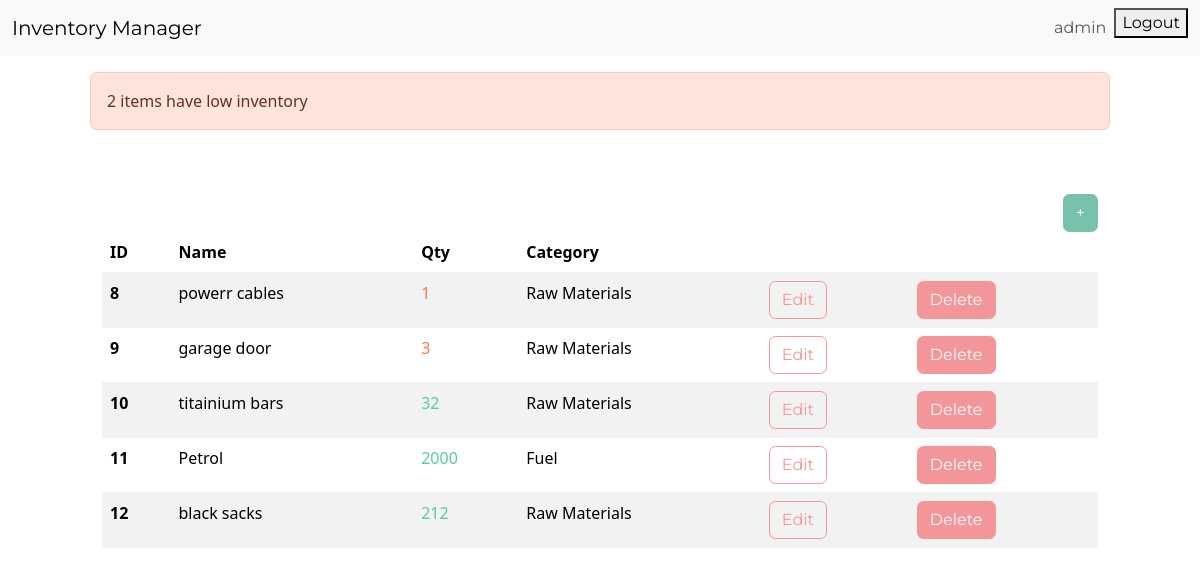
Page /dashboard/ (signed in) on the earlier database version.
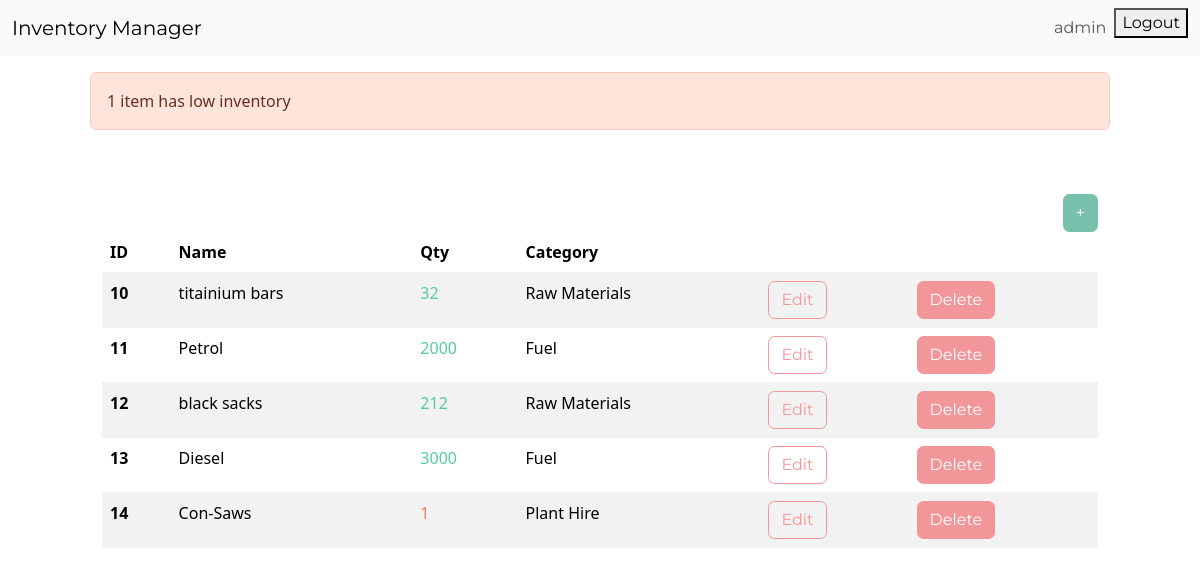
Same page on the later database version.
### inventory/models.py (models this page shows, shortened)
class InventoryItem(models.Model):
	name = models.CharField(max_length=200)
	quantity = models.IntegerField()
	category = models.ForeignKey('Category', on_delete=models.SET_NULL, blank=True, null=True)
	date_created = models.DateTimeField(auto_now_add=True)
	user = models.ForeignKey(User, on_delete=models.CASCADE)

class Category(models.Model):
	name = models.CharField(max_length=200)
	class Meta:
		verbose_name_plural = 'categories'

### inventory/views.py (the view)
# urls.py: path('dashboard/', Dashboard.as_view(), name='dashboard'),
class Dashboard(LoginRequiredMixin, View):
	def get(self, request):
		items = InventoryItem.objects.filter(user=self.request.user.id).order_by('id')
		low_inventory = InventoryItem.objects.filter(
			user=self.request.user.id,
			quantity__lte=LOW_QUANTITY
		)
		if low_inventory.count() > 0:
			if low_inventory.count() > 1:
				messages.error(request, f'{low_inventory.count()} items have low inventory')
			else:
				messages.error(request, f'{low_inventory.count()} item has low inventory')
		low_inventory_ids = InventoryItem.objects.filter(
			user=self.request.user.id,
			quantity__lte=LOW_QUANTITY
		).values_list('id', flat=True)
		return render(request, 'inventory/dashboard.html', {'items': items, 'low_inventory_ids': low_inventory_ids})

### inventory/templates/inventory/dashboard.html (shortened to what this page needs)
{% extends 'inventory/base.html' %}
{% block content %}
	{% if messages %}
		<div class="row mt-3">
			{% for message in messages %}
				{% if message.tags == 'error' %}
					<div class="col-md-10 col-12 mx-auto alert alert-danger">
						{{ message }}
					</div>
				{% else %}
					<div class="col-md-10 col-12 mx-auto alert alert-success" style="background-color: green; color: white;">
						{{ message }}
					</div>
				{% endif %}
			{% endfor %}
		</div>
	{% endif %}
	<div class="row">
		<div class="col-md-10 col-12 mx-auto mt-5">
			<div class="d-flex justify-content-end">
				<a href="{% url 'add-item' %}" class="btn btn-primary">+</a>
			</div>
			<table class="table table-hover table-striped">
				<thead>
					<tr>
						<th scope="col">ID</th>
						<th scope="col">Name</th>
						<th scope="col">Qty</th>
						<th scope="col">Category</th>
						<th scope="col"></th>
						<th scope="col"></th>
					</tr>
				</thead>
				<tbody>
					{% for item in items %}
					<tr>
						<th scope="row">{{ item.id }}</th>
						<td>{{ item.name }}</td>
						{% if item.id in low_inventory_ids %}
							<td class="text-danger">{{ item.quantity }}</td>
						{% else %}
							<td class="text-success">{{ item.quantity }}</td>
						{% endif %}
						<td>{{ item.category.name }}</td>
						<td><a href="{% url 'edit-item' item.id %}" class="btn btn-outline-secondary">Edit</a></td>
						<td><a href="{% url 'delete-item' item.id %}" class="btn btn-secondary">Delete</a></td>
					</tr>
					{% endfor %}
				</tbody>
			</table>
		</div>
	</div>
{% endblock content %}

### inventory/templates/inventory/base.html (shortened to what this page needs)
<!DOCTYPE html>
<html lang="en">
<head>
	<link href="https://bootswatch.com/5/minty/bootstrap.min.css" rel="stylesheet">
</head>
<body>
	{% include 'inventory/navigation.html' %}
	{% block content %}
	{% endblock content %}
</body>
</html>

### inventory/templates/inventory/navigation.html (shortened to what this page needs)
<nav class="navbar navbar-expand-lg bg-light">
	<div class="container-fluid">
		<a class="navbar-brand" href="{% url 'index' %}">Inventory Manager</a>
		<div class="collapse navbar-collapse justify-content-end" id="navbarNav">
			<ul class="navbar-nav">
				{% if user.is_authenticated %}
					<li class="nav-item">
						<a class="nav-link" href="#">{{ user.username }}</a>
					</li>
					<li class="nav-item">
						<form action="{% url 'logout' %}" method="post">
                            <button type="submit">Logout</button>
   						</form>
					</li>
				{% endif %}
			</ul>
		</div>
	</div>
</nav>

Differences in the rows shown:
removed InventoryItem: id "8", name "powerr cables", quantity "1", category.name "Raw Materials"
removed InventoryItem: id "9", name "garage door", quantity "3", category.name "Raw Materials"
added InventoryItem: id "13", name "Diesel", quantity "3000", category.name "Fuel"
added InventoryItem: id "14", name "Con-Saws", quantity "1", category.name "Plant Hire"
Other differences:
new list line: "1 item has low inventory"
list line gone: "2 items have low inventory"
